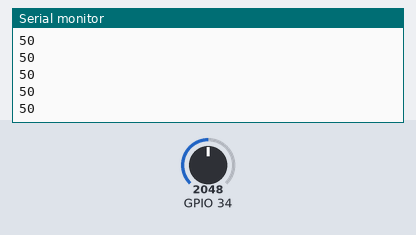
This sketch was run on a simulated ESP32. On the bench: the last lines printed to the serial monitor. The test bench sets the inputs (shaded band); at power-on: GPIO 34 = 2048.

Above: at 1.2 s.
1.3 s: GPIO 34 set to 2866
At 1.31 s:
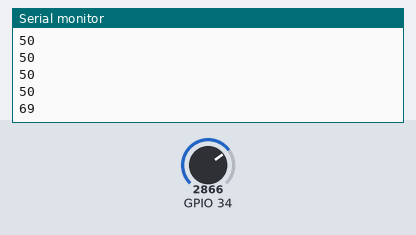
2.8 s: GPIO 34 set to 3603
At 2.81 s:
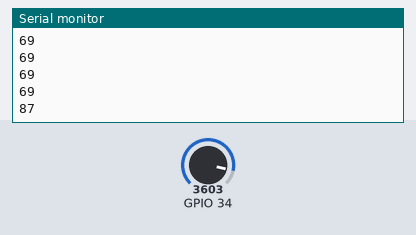
Timing chart, 0 to 5.8 s (numbered marks = the images above; inputs shaded):
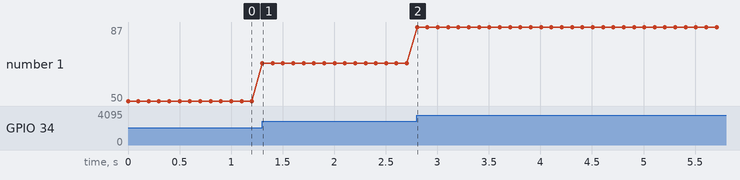

Measured:
- after the input at 1.3 s, the serial monitor: prints a new line at once (image 1)
- after the input at 2.8 s, the serial monitor: prints a new line at once (image 2)
- plotted number 1: 50 → 69 after the input at 1.3 s, 69 → 87 after the input at 2.8 s

The sketch:

sketch_jun23a.ino
```cpp
void setup() {
  // put your setup code here, to run once:
  Serial.begin(115200);

}

//For a LDR(Light Detecting R) lower the LDR's resistance, more will be Voltage across LDR. We are
//measuring voltage across LDR.
//Lower the other rsistance, higher the LDR's senstivity
//LDR's resistance max when 100% darkness. More LDR's resistance, more sensorValue.

void loop() {
  // put your main code here, to run repeatedly:
  int sensorValue = analogRead(34);
  //Serial.println(sensorValue);
  int percent = map(sensorValue, 0, 4095, 0, 100);
  Serial.println(percent);//Try using Tools->Serial Plotter to see the graph
  delay(100);
}
```
